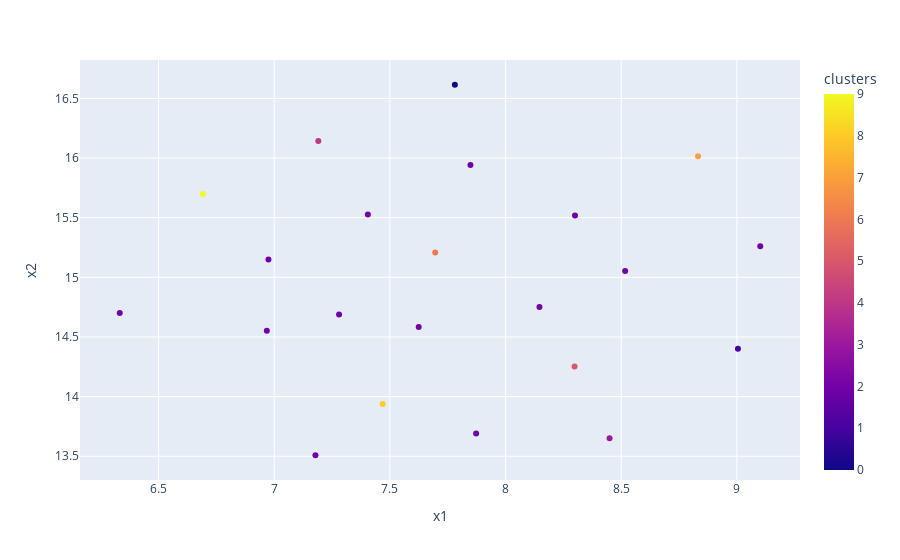
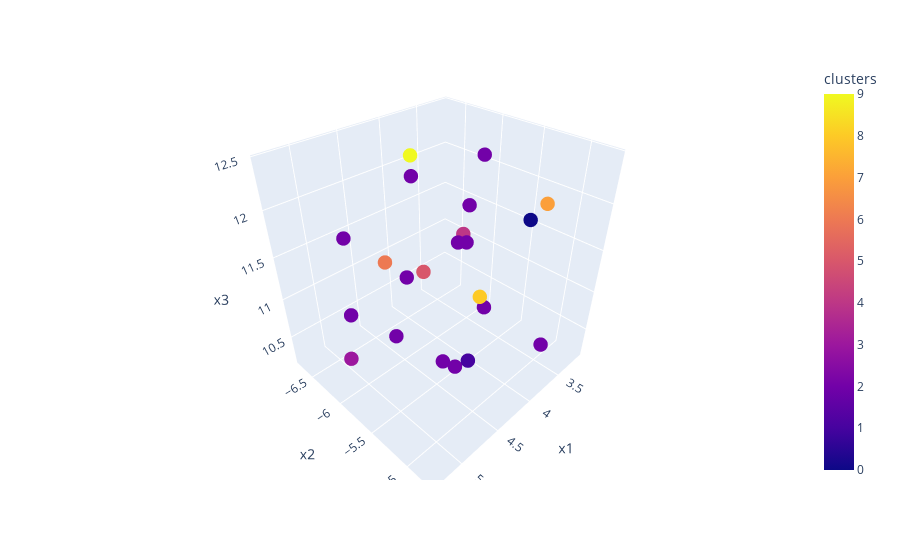

These figures' notebook cell, in order:
### Code cell
visualize_clusters_using_umap(embeddings, clusters_kmeans)

### Figure 1 — Plotly figure (JSON) as saved in the notebook; plotly's stock layout.template omitted (floating-point values rounded to 4 significant figures)
{"data": [{"hovertemplate": "x1=%{x}<br>x2=%{y}<br>clusters=%{marker.color}<extra></extra>", "legendgroup": "", "marker": {"color": [9, 2, 0, 2, 4, 2, 3, 2, 7, 2, 2, 2, 2, 2, 1, 2, 2, 2, 2, 6, 5, 8], "coloraxis": "coloraxis", "symbol": "circle"}, "mode": "markers", "name": "", "orientation": "v", "showlegend": false, "type": "scatter", "x": [6.691, 6.968, 7.781, 6.975, 7.191, 7.848, 8.45, 8.3, 8.832, 7.178, 6.332, 9.101, 8.517, 7.405, 9.004, 7.28, 8.147, 7.873, 7.624, 7.696, 8.298, 7.469], "xaxis": "x", "y": [15.7, 14.55, 16.61, 15.15, 16.14, 15.94, 13.65, 15.52, 16.01, 13.51, 14.7, 15.26, 15.05, 15.53, 14.4, 14.69, 14.75, 13.69, 14.58, 15.21, 14.25, 13.94], "yaxis": "y"}], "layout": {"coloraxis": {"colorbar": {"title": {"text": "clusters"}}, "colorscale": [[0, "#0d0887"], [0.1111, "#46039f"], [0.2222, "#7201a8"], [0.3333, "#9c179e"], [0.4444, "#bd3786"], [0.5556, "#d8576b"], [0.6667, "#ed7953"], [0.7778, "#fb9f3a"], [0.8889, "#fdca26"], [1, "#f0f921"]]}, "legend": {"tracegroupgap": 0}, "margin": {"t": 60}, "xaxis": {"anchor": "y", "domain": [0, 1], "title": {"text": "x1"}}, "yaxis": {"anchor": "x", "domain": [0, 1], "title": {"text": "x2"}}}}

### Figure 2 — Plotly figure (JSON) as saved in the notebook; plotly's stock layout.template omitted (floating-point values rounded to 4 significant figures)
{"data": [{"hovertemplate": "x1=%{x}<br>x2=%{y}<br>x3=%{z}<br>clusters=%{marker.color}<extra></extra>", "legendgroup": "", "marker": {"color": [9, 2, 0, 2, 4, 2, 3, 2, 7, 2, 2, 2, 2, 2, 1, 2, 2, 2, 2, 6, 5, 8], "coloraxis": "coloraxis", "size": 5, "symbol": "circle"}, "mode": "markers", "name": "", "scene": "scene", "showlegend": false, "type": "scatter3d", "x": [4.318, 3.85, 3.135, 4.462, 3.22, 4.619, 5.293, 3.325, 3.707, 5.034, 3.753, 3.464, 3.855, 3.64, 4.818, 5.285, 4.333, 4.237, 4.651, 4.656, 4.092, 3.971], "y": [-5.999, -4.742, -5.492, -6.172, -6.347, -6.733, -5.794, -5.997, -4.965, -5.276, -6.64, -5.771, -5.707, -5.92, -4.818, -5.716, -5.403, -5.494, -5.267, -6.022, -6.11, -5.426], "z": [12.44, 10.76, 11.54, 10.33, 11.04, 11.42, 10.85, 12.16, 12.13, 11.89, 11.85, 10.4, 11.9, 11.3, 11.18, 11.4, 11.83, 10.19, 10.73, 11.48, 11.05, 11.03]}], "layout": {"coloraxis": {"colorbar": {"title": {"text": "clusters"}}, "colorscale": [[0, "#0d0887"], [0.1111, "#46039f"], [0.2222, "#7201a8"], [0.3333, "#9c179e"], [0.4444, "#bd3786"], [0.5556, "#d8576b"], [0.6667, "#ed7953"], [0.7778, "#fb9f3a"], [0.8889, "#fdca26"], [1, "#f0f921"]]}, "legend": {"tracegroupgap": 0}, "margin": {"t": 60}, "scene": {"domain": {"x": [0, 1], "y": [0, 1]}, "xaxis": {"title": {"text": "x1"}}, "yaxis": {"title": {"text": "x2"}}, "zaxis": {"title": {"text": "x3"}}}}}
